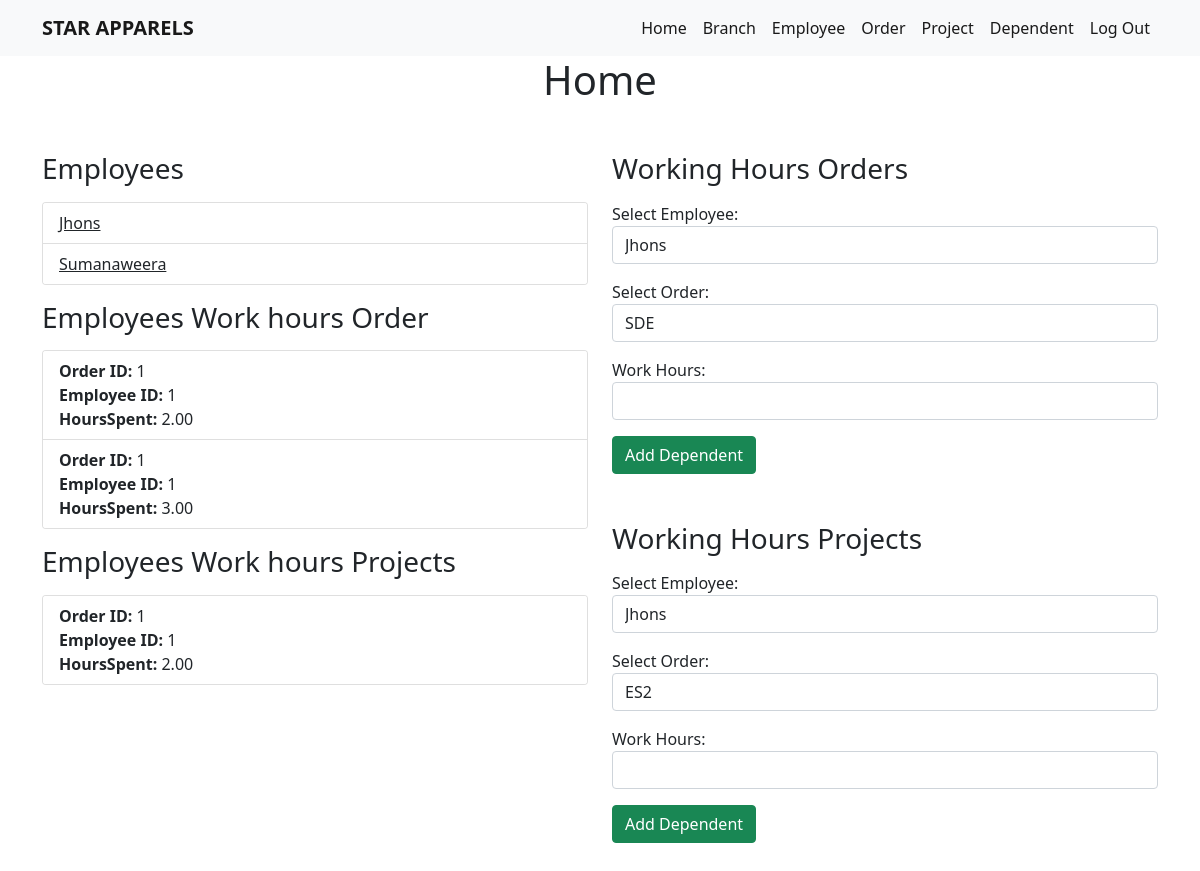
/index.php (signed in), run on the app's committed database.
### tables this page shows
CREATE TABLE `employee` (
  `EmployeeID` int(11) NOT NULL,
  `Name` varchar(255) DEFAULT NULL,
  `Residence` varchar(255) DEFAULT NULL,
  `Salary` decimal(10,2) DEFAULT NULL,
  `DateOfBirth` date DEFAULT NULL,
  `BranchID` int(11) DEFAULT NULL
);

CREATE TABLE `employee_order` (
  `EmployeeID` int(11) DEFAULT NULL,
  `OrderID` int(11) DEFAULT NULL,
  `HoursSpent` decimal(5,2) DEFAULT NULL
);

CREATE TABLE `employee_project` (
  `EmployeeID` int(11) DEFAULT NULL,
  `ProjectID` int(11) DEFAULT NULL,
  `HoursSpent` decimal(5,2) DEFAULT NULL
);

### index.php (the view, shortened to what this page needs)
<?php
include 'header.php';
?>
<!DOCTYPE html>
<html lang="en">
<head>
</head>
<body>
  <?php
  include 'nav.php';
  ?>
  <h1 class="text-center text-capitalize mb-5">Home</h1>
  <div class="container">
    <div class="row">
      <div class="col">
        <h3 class="mb-3">Employees</h3>
        <div class="card mb-3">
          <ul class="list-group list-group-flush">
            <?php
            include 'db.php';
            $sql = "SELECT EmployeeID, Name FROM Employee";
            $result = $conn->query($sql);
            if ($result->num_rows > 0) {
              while ($row = $result->fetch_assoc()) {
                $employeeID = $row["EmployeeID"];
                $employeeName = $row["Name"];
                echo "<li class='list-group-item'><a href='employee-details.php?employeeID=$employeeID'>$employeeName</a></li>";
              }
            } else {
              echo "<li>No employees found.</li>";
            }
            ?>
          </ul>
        </div>
        <h3 class="mb-3">Employees Work hours Order</h3>
        <div class="card mb-3">
          <ul class="list-group list-group-flush">
            <?php
            include 'db.php';
            $sql = "SELECT * FROM employee_order";
            $result = $conn->query($sql);
            if ($result->num_rows > 0) {
              while ($row = $result->fetch_assoc()) {
                echo '<li class="list-group-item">';
                echo '<strong>Order ID:</strong> ' . $row["OrderID"] . '<br>';
                echo '<strong>Employee ID:</strong> ' . $row["EmployeeID"] . '<br>';
                echo '<strong>HoursSpent:</strong> ' . $row["HoursSpent"] . '<br>';
                echo '</li>';
              }
            } else {
              echo '<li class="list-group-item">No orders found.</li>';
            }
            ?>
          </ul>
        </div>
        <h3 class="mb-3">Employees Work hours Projects</h3>
        <div class="card">
          <ul class="list-group list-group-flush">
            <?php
            include 'db.php';
            $sql = "SELECT * FROM employee_project";
            $result = $conn->query($sql);
            if ($result->num_rows > 0) {
              while ($row = $result->fetch_assoc()) {
                echo '<li class="list-group-item">';
                echo '<strong>Order ID:</strong> ' . $row["ProjectID"] . '<br>';
                echo '<strong>Employee ID:</strong> ' . $row["EmployeeID"] . '<br>';
                echo '<strong>HoursSpent:</strong> ' . $row["HoursSpent"] . '<br>';
                echo '</li>';
              }
            } else {
              echo '<li class="list-group-item">No orders found.</li>';
            }
            ?>
          </ul>
        </div>
      </div>
      <div class="col">
        <h3 class="mb-3">Working Hours Orders</h3>
        <form action="order-time.php" method="post">
          <div class="form-group mb-3">
            <label for="employeeID">Select Employee:</label>
            <select class="form-control" id="employeeID" name="employeeID">
              <?php
              include 'db.php';
              $sql = "SELECT EmployeeID, Name FROM Employee";
              $result = $conn->query($sql);
              if ($result->num_rows > 0) {
                while ($row = $result->fetch_assoc()) {
                  echo "<option value='" . $row["EmployeeID"] . "'>" . $row["Name"] . "</option>";
                }
              } else {
                echo "<option value=''>No employees found</option>";
              }
              ?>
            </select>
          </div>
          <div class="form-group mb-3">
            <label for="orderID">Select Order:</label>
            <select class="form-control" id="orderID" name="orderID">
              <?php
              $sql2 = "SELECT * FROM Order_tbl";
              $result2 = $conn->query($sql2);
              if ($result2->num_rows > 0) {
                while ($row2 = $result2->fetch_assoc()) {
                  echo "<option value='" . $row2["OrderID"] . "'>" . $row2["ClientName"] . "</option>";
                }
              } else {
                echo "<option value=''>No Orders found</option>";
              }
              ?>
            </select>
          </div>
          <div class="form-group mb-3">
            <label for="workHours">Work Hours:</label>
            <input type="number" class="form-control" id="workHours" name="workHours" required>
          </div>
          <button type="submit" class="btn btn-success">Add Dependent</button>
        </form>
        <h3 class="mb-3 mt-5">Working Hours Projects</h3>
        <form action="project-time.php" method="post" class="mb-5">
          <div class="form-group mb-3">
            <label for="employeeID">Select Employee:</label>
            <select class="form-control" id="employeeID" name="employeeID">
              <?php
              include 'db.php';
              $sql = "SELECT EmployeeID, Name FROM Employee";
              $result = $conn->query($sql);
              if ($result->num_rows > 0) {
                while ($row = $result->fetch_assoc()) {
                  echo "<option value='" . $row["EmployeeID"] . "'>" . $row["Name"] . "</option>";
                }
              } else {
                echo "<option value=''>No employees found</option>";
              }
              ?>
            </select>
          </div>
          <div class="form-group mb-3">
            <label for="projectID">Select Order:</label>
            <select class="form-control" id="projectID" name="projectID">
              <?php
              $sql3 = "SELECT * FROM Project";
              $result3 = $conn->query($sql3);
              if ($result3->num_rows > 0) {
                while ($row3 = $result3->fetch_assoc()) {
                  echo "<option value='" . $row3["ProjectID"] . "'>" . $row3["ProjectName"] . "</option>";
                }
              } else {
                echo "<option value=''>No Projects found</option>";
              }
              ?>
            </select>
          </div>
          <div class="form-group mb-3">
            <label for="workHours">Work Hours:</label>
            <input type="number" class="form-control" id="workHours" name="workHours" required>
          </div>
          <button type="submit" class="btn btn-success">Add Dependent</button>
        </form>
      </div>
    </div>
  </div>
</body>
</html>

### nav.php (style rules this page uses)
a { color: unset; }

### data on the page
employee: Name "Jhons"
employee: Name "Sumanaweera"
employee_order: OrderID "1", EmployeeID "1", HoursSpent "2.00"
employee_order: OrderID "1", EmployeeID "1", HoursSpent "3.00"
employee_project: ProjectID "1", EmployeeID "1", HoursSpent "2.00"

### other printed values
form field employeeID "Jhons"
form field orderID "SDE"
form field projectID "ES2"
